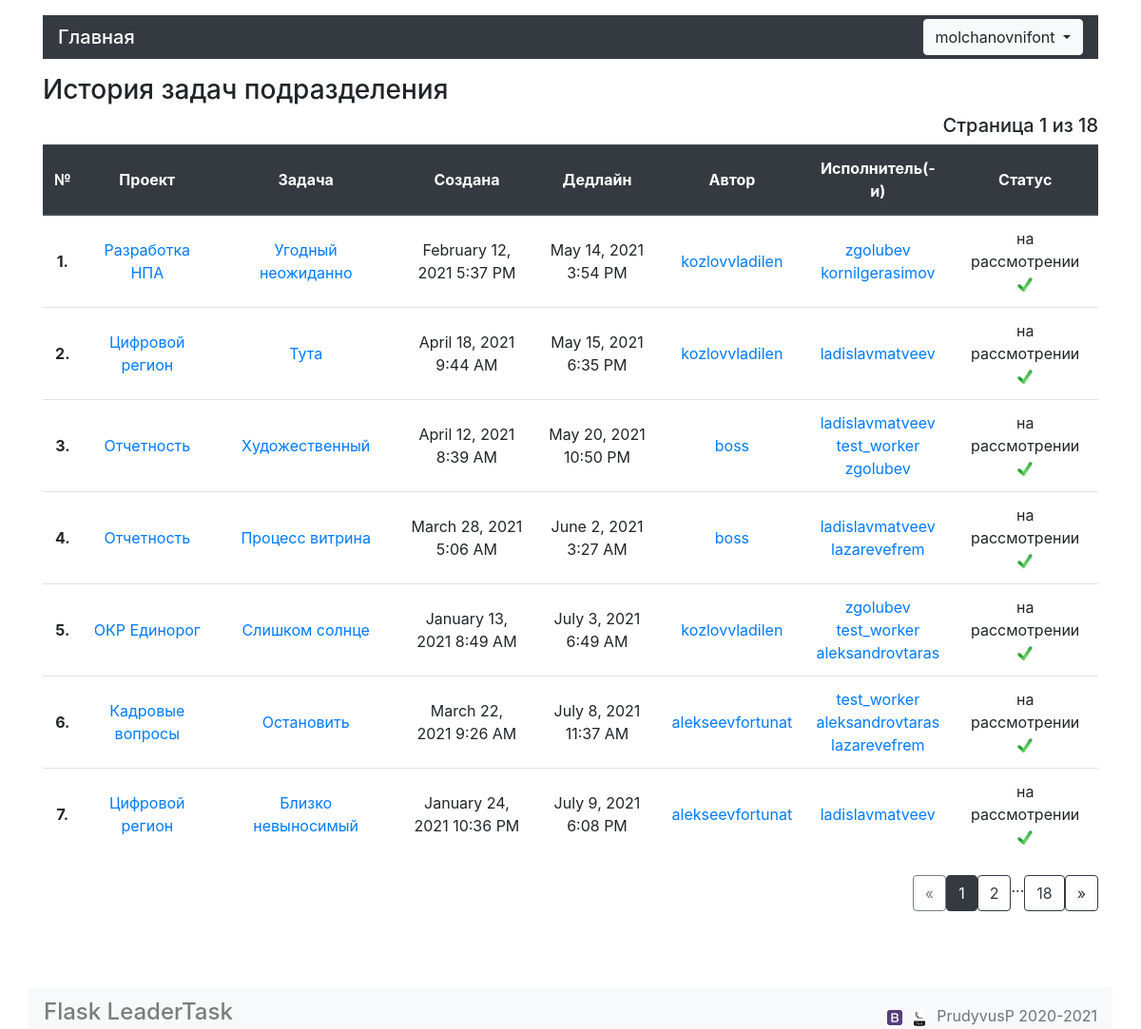
/tasks (signed in), run on the app's committed database.
### app/models.py (models this page shows, shortened)
class User(UserMixin, db.Model):
    __tablename__ = 'users'
    id = db.Column(db.Integer, primary_key=True)
    name = db.Column(db.String(60))
    username = db.Column(db.String(60), nullable=False, unique=True)
    email = db.Column(db.String(50), nullable=False, unique=True)
    password_hash = db.Column(db.String(130), nullable=False)
    created_on = db.Column(db.DateTime(50), default=datetime.utcnow())
    is_boss = db.Column(db.Boolean(), default=False)
    phone = db.Column(db.String(12))
    avatar = db.Column(db.String(50), nullable=True, default='5.jpg')
    last_seen = db.Column(db.DateTime(50), default=datetime.utcnow())
    tasks = db.relationship('Task', secondary=user_task_association, back_populates='users', cascade="all, delete")
    requests = db.relationship('Request', back_populates='user')
    non_executed_tasks = db.relationship('Task', secondary="user_task",
                                         primaryjoin="User.id==user_task.c.user_id",
                                         secondaryjoin="and_(Task.id==user_task.c.task_id, "
                                                       "Task.status=='в работе')",
                                         order_by="Task.deadline")
    def get_tasks_on_consider(self):
        return db.session.query(Task).filter(Task.status == 'на рассмотрении').order_by(
            Task.deadline).all() if self.is_boss else None
    def ping(self):
        self.last_seen = datetime.utcnow()
        db.session.add(self)

class Task(db.Model):
    __tablename__ = 'tasks'
    id = db.Column(db.Integer, primary_key=True)
    name = db.Column(db.String(30), nullable=False)
    description = db.Column(db.String(300), nullable=False)
    created_on = db.Column(db.DateTime(), default=datetime.utcnow(), nullable=False)
    deadline = db.Column(db.DateTime(), nullable=False)
    status = db.Column(db.String(20), default='в работе', nullable=False)
    priority = db.Column(db.String(12), nullable=False)
    edited_on = db.Column(db.DateTime(), nullable=True)
    completed_on = db.Column(db.DateTime(), nullable=True)
    executed_number = db.Column(db.String(30), nullable=True)
    executed_date = db.Column(db.DateTime(), nullable=True)
    project_id = db.Column(db.Integer, db.ForeignKey('projects.id', ondelete='CASCADE'))
    project = db.relationship('Project', back_populates='tasks')
    requests = db.relationship('Request', back_populates='task', cascade='all, delete', passive_deletes=True)
    author_id = db.Column(db.Integer, db.ForeignKey('users.id', ondelete='SET NULL'))
    executor_id = db.Column(db.Integer, db.ForeignKey('users.id', ondelete='SET NULL'))
    closer_id = db.Column(db.Integer, db.ForeignKey('users.id', ondelete='SET NULL'))
    author = db.relationship('User', foreign_keys=[author_id, ], backref='authorship')
    executor = db.relationship('User', foreign_keys=[executor_id, ], backref='executionship')
    closer = db.relationship('User', foreign_keys=[closer_id, ], backref='closership')
    users = db.relationship('User', secondary=user_task_association, back_populates='tasks', cascade="all, delete",
                            passive_deletes=True)

class Project(db.Model):
    __tablename__ = 'projects'
    id = db.Column(db.Integer, primary_key=True)
    name = db.Column(db.String(30), nullable=False)
    description = db.Column(db.String(300), nullable=False)
    created_on = db.Column(db.DateTime(), default=datetime.utcnow(), nullable=False)
    author = db.Column(db.String(50), nullable=False)
    is_relevant = db.Column(db.Boolean(), nullable=False, default=True)
    completed_at = db.Column(db.DateTime(), nullable=True)
    tasks = db.relationship('Task', order_by='Task.deadline', back_populates='project', cascade='all, delete',
                            passive_deletes=True)
    tasks_at_work = db.relationship('Task', order_by='Task.deadline', primaryjoin="and_(Task.project_id == Project.id, "
                                                                                  "Task.status=='в работе')")
    tasks_on_consider = db.relationship('Task', order_by='Task.deadline',
                                        primaryjoin="and_(Task.project_id == Project.id, "
                                                    "Task.status=='на рассмотрении')")
    tasks_executed = db.relationship('Task', order_by='desc(Task.completed_on)',
                                     primaryjoin="and_(Task.project_id == Project.id, "
                                                 "Task.status=='выполнена')")

### app/main/routes.py (the view)
@bp.route('/tasks', methods=['GET'])
@login_required
def render_tasks():
    page = request.args.get('page', 1, type=int)
    tasks = db.session.query(Task) \
        .order_by(Task.status.desc(), Task.deadline) \
        .paginate(page, current_app.config['TASKS_PER_PAGE'], False)
    next_url = url_for('main.render_tasks', page=tasks.next_num) \
        if tasks.has_next else None
    prev_url = url_for('main.render_tasks', page=tasks.prev_num) \
        if tasks.has_prev else None
    return render_template('tasks.html', title='Задачи', tasks=tasks, next_url=next_url, prev_url=prev_url,
                           tpp=current_app.config['TASKS_PER_PAGE'])

### app/main/routes.py (called while the page is built)
@bp.before_request
def before_request():
    if current_user.is_authenticated:
        current_user.ping()
        db.session.commit()

### app/models.py (called while the page is built)
@login.user_loader
def load_user(user_id):
    return db.session.query(User).get(user_id)

### app/templates/tasks.html
{% extends "base.html" %}
{% block content %}
<p class="h3"> История задач подразделения </p>
{% if tasks %}
<p class="text-right h5"> Страница {{ tasks.page }} из {{ tasks.pages }} </p>
<table class="table table-hover text-center align-middle">
  <thead class="thead-dark">
  <tr>
    <th class='align-middle'>№</th>
    <th class='align-middle'>Проект</th>
    <th class='align-middle'>Задача</th>
    <th class='align-middle'>Создана</th>
    <th class='align-middle'>Дедлайн</th>
    <th class='align-middle'>Автор</th>
    <th class='align-middle'>Исполнитель(-и)</th>
    <th class='align-middle'>Статус</th>
  </tr>
  </thead>
  {% for task in tasks.items %}
  <tr>
    <th scope="row" class='align-middle'> {{ loop.index + (tasks.page - 1) * tpp  }}. </th>
    <td class='align-middle'> <a href="{{ url_for('main.render_project', project_id=task.project.id) }}"> {{ task.project.name }}</a> </td>
    <td class='align-middle'> {% include 'subtemplates/_modal_task_td.html' %} </td>
    <td class='align-middle'> {{ moment(task.created_on).format('LLL') }} </td>
    <td class='align-middle'> {{ moment(task.deadline).format('LLL') }}</td>
    <td class='align-middle'> {% if task.author %}<a href="{{ url_for('main.render_user', user_id=task.author.id) }}"> {{ task.author.username }} </a> {% endif %} </td>
    <td class='align-middle'> {% if task.users %} {% for user in task.users %} <a href="{{ url_for('main.render_user', user_id=user.id) }}"> {{ user.username }} </a> <br> {% endfor %} {% endif %}</td>
    <td class='align-middle'> {{ task.status }} {% if current_user.id in task.users|map(attribute='id')|list and task.status == 'в работе' %}
      <a href="{{ url_for('main.render_task_execution', task_id=task.id) }}">
            <img src="{{ url_for('static', filename='pencil.png') }}" width="16" height="16"
                 title="Отправить заявку на исполнение"> </a>
      {% elif current_user.is_boss and task.status == 'на рассмотрении' %}
      <a href="{{ url_for('main.render_task_confirmation', task_id=task.id) }}">
        <img src="{{ url_for('static', filename='check.png') }}" width="16" height="16" title="Рассмотреть заявку">
      </a>{% endif %} </td>
  </tr>
  {% endfor %}
</table>
<nav>
  <ul class="pagination justify-content-end">
    <li class="page-item"> <a href="{{ prev_url }}" class="btn btn-outline-dark {% if not prev_url %} disabled {% endif %}"> &laquo; </a></li>
    {% for page_num in tasks.iter_pages(left_edge=1, right_edge=1, left_current=1, right_current=2) %}
      {% if page_num %}
        {% if tasks.page == page_num %}
          <li class="page-item"> <a href="{{ url_for('main.render_tasks', page=page_num) }}" class="btn btn-dark"> {{ page_num }} </a> </li>
        {% else %}
          <li class="page-item"> <a href="{{ url_for('main.render_tasks', page=page_num) }}" class="btn btn-outline-dark"> {{ page_num }} </a> </li>
        {% endif %}
      {% else %} ...
      {% endif %}
    {% endfor %}
    <li class="page-item"> <a href="{{ next_url }}"
            class="btn btn-outline-dark {% if not next_url %} disabled {% endif %}"> &raquo; </a></li>
  </ul>
</nav>
{% else %}
    <p class="display-4 text-center pt-4"> Задач пока не создано
      <br> Чтобы создать задачу, сначала нужно создать проект по
      <a href="{{ url_for('main.render_create_project') }}"> ссылке</a>.</p>
{% endif %}
{% endblock %}

### app/templates/base.html (shortened to what this page needs)
<!DOCTYPE html>
<html lang="ru">
<head>
  <link rel="stylesheet" href="https://cdn.jsdelivr.net/npm/bootstrap@4.6.0/dist/css/bootstrap.min.css">
</head>
<body>
  <header class="container-xl mt-3">
    <nav class="py-1 navbar navbar-dark bg-dark">
      <ul class="navbar-nav mr-auto mt-2 mt-lg-0">
        <li> <a href="{{ url_for('main.render_index') }}" class="h5 my-2 text-white bg-dark"> Главная </a> </li>
      </ul>
      {% if current_user.id %}
      <div class="dropdown">
        <button class="btn btn-light dropdown-toggle" type="button" data-toggle="dropdown"> {{ current_user.username }} </button>
      </div>
      {% endif %}
    </nav>
  </header>
  <main class="container-xl mt-3">
    {% block content %}
    {% endblock %}
  </main>
  <footer class="footer">
    <nav class="container-xl navbar navbar-light bg-light mt-3">
      <ul class="navbar-nav mr-auto">
        <li class="h4 nav-link">Flask LeaderTask</li>
      </ul>
        <a class="mr-2" href="https://getbootstrap.com"> <img src="{{ url_for('static', filename='bootstrape.png') }}"
                                                              width="16" height="16" title="Powered by Bootstrap"> </a>
        <a class="mr-2"
           href="https://github.com/pallets/flask"> <img src="{{ url_for('static', filename='logo-flask.png') }}"
                                                         width="20" height="20" title="Powered by Flask"> </a>
        <a class="text-muted" href="https://github.com/PrudyvusP">PrudyvusP 2020-2021</a>
    </nav>
  </footer>
</body>
</html>

### app/templates/subtemplates/_modal_task_td.html (shortened to what this page needs)
            <a class="btn btn-link text-primary" data-toggle="modal" data-target="#staticBackdrop{{ task.id }}">{{ task.name }}</a>

### app/templates/base.html (style rules this page uses)
html { position: relative; min-height: 100%; }
body { margin-bottom: 60px; }
.footer { position: absolute; bottom: 0; width: 100%; height: 60px; line-height: 60px; }
.navbar { padding-top: 0; padding-bottom: 0; }

### data on the page
User: username "molchanovnifont"
Task: project.name "Разработка НПА", name "Угодный неожиданно", created_on "February 12, 2021 5:37 PM", deadline "May 14, 2021 3:54 PM", author.username "kozlovvladilen", status "на рассмотрении"
User: username "zgolubev"
User: username "kornilgerasimov"
Task: project.name "Цифровой регион", name "Тута", created_on "April 18, 2021 9:44 AM", deadline "May 15, 2021 6:35 PM", author.username "kozlovvladilen", status "на рассмотрении"
User: username "ladislavmatveev"
Task: project.name "Отчетность", name "Художественный", created_on "April 12, 2021 8:39 AM", deadline "May 20, 2021 10:50 PM", author.username "boss", status "на рассмотрении"
User: username "test_worker"
Task: project.name "Отчетность", name "Процесс витрина", created_on "March 28, 2021 5:06 AM", deadline "June 2, 2021 3:27 AM", author.username "boss", status "на рассмотрении"
User: username "lazarevefrem"
Task: project.name "ОКР Единорог", name "Слишком солнце", created_on "January 13, 2021 8:49 AM", deadline "July 3, 2021 6:49 AM", author.username "kozlovvladilen", status "на рассмотрении"
User: username "aleksandrovtaras"
Task: project.name "Кадровые вопросы", name "Остановить", created_on "March 22, 2021 9:26 AM", deadline "July 8, 2021 11:37 AM", author.username "alekseevfortunat", status "на рассмотрении"
Task: project.name "Цифровой регион", name "Близко невыносимый", created_on "January 24, 2021 10:36 PM", deadline "July 9, 2021 6:08 PM", author.username "alekseevfortunat", status "на рассмотрении"

### other printed values
{{ tasks.page }} "1"
{{ tasks.pages }} "18"
{{ page_num }} "1"
{{ page_num }} "2" "18"
